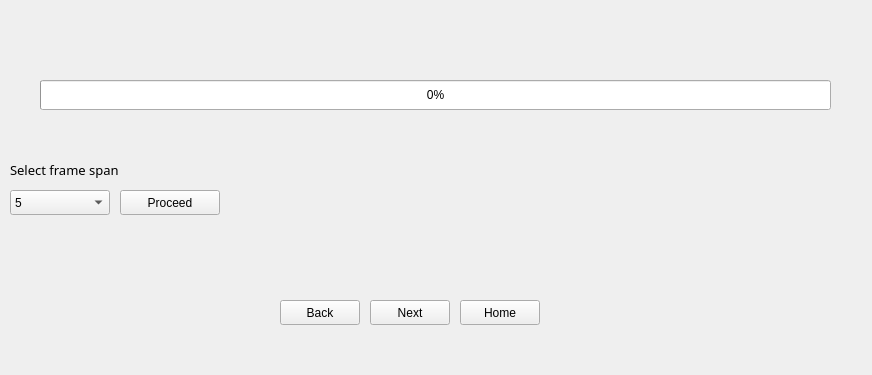
<?xml version="1.0" encoding="UTF-8"?>
<ui version="4.0">
 <class>SetSpanWin</class>
 <widget class="QMainWindow" name="SetSpanWin">
  <property name="geometry">
   <rect>
    <x>0</x>
    <y>0</y>
    <width>872</width>
    <height>375</height>
   </rect>
  </property>
  <property name="windowTitle">
   <string>Quick Cricket</string>
  </property>
  <property name="windowIcon">
   <iconset>
    <normaloff>../cricket.png</normaloff>../cricket.png</iconset>
  </property>
  <property name="autoFillBackground">
   <bool>false</bool>
  </property>
  <property name="styleSheet">
   <string notr="true"/>
  </property>
  <widget class="QWidget" name="centralwidget">
   <widget class="QProgressBar" name="progBar">
    <property name="geometry">
     <rect>
      <x>40</x>
      <y>80</y>
      <width>791</width>
      <height>30</height>
     </rect>
    </property>
    <property name="value">
     <number>0</number>
    </property>
    <property name="alignment">
     <set>Qt::AlignCenter</set>
    </property>
    <property name="textVisible">
     <bool>true</bool>
    </property>
    <property name="textDirection">
     <enum>QProgressBar::TopToBottom</enum>
    </property>
   </widget>
   <widget class="QComboBox" name="span_comboBox">
    <property name="geometry">
     <rect>
      <x>10</x>
      <y>190</y>
      <width>100</width>
      <height>25</height>
     </rect>
    </property>
    <property name="currentText">
     <string>5</string>
    </property>
    <property name="currentIndex">
     <number>0</number>
    </property>
    <item>
     <property name="text">
      <string>5</string>
     </property>
    </item>
    <item>
     <property name="text">
      <string>10</string>
     </property>
    </item>
    <item>
     <property name="text">
      <string>15</string>
     </property>
    </item>
    <item>
     <property name="text">
      <string>20</string>
     </property>
    </item>
    <item>
     <property name="text">
      <string>25</string>
     </property>
    </item>
    <item>
     <property name="text">
      <string>30</string>
     </property>
    </item>
   </widget>
   <widget class="QLabel" name="span_label">
    <property name="geometry">
     <rect>
      <x>10</x>
      <y>160</y>
      <width>120</width>
      <height>20</height>
     </rect>
    </property>
    <property name="font">
     <font>
      <family>Rockwell</family>
      <pointsize>10</pointsize>
     </font>
    </property>
    <property name="text">
     <string>Select frame span</string>
    </property>
   </widget>
   <widget class="QPushButton" name="btn_back">
    <property name="enabled">
     <bool>true</bool>
    </property>
    <property name="geometry">
     <rect>
      <x>280</x>
      <y>300</y>
      <width>80</width>
      <height>25</height>
     </rect>
    </property>
    <property name="text">
     <string>Back</string>
    </property>
   </widget>
   <widget class="QPushButton" name="btn_proceed">
    <property name="enabled">
     <bool>true</bool>
    </property>
    <property name="geometry">
     <rect>
      <x>120</x>
      <y>190</y>
      <width>100</width>
      <height>25</height>
     </rect>
    </property>
    <property name="text">
     <string>Proceed</string>
    </property>
   </widget>
   <widget class="QPushButton" name="btn_next">
    <property name="enabled">
     <bool>true</bool>
    </property>
    <property name="geometry">
     <rect>
      <x>370</x>
      <y>300</y>
      <width>80</width>
      <height>25</height>
     </rect>
    </property>
    <property name="text">
     <string>Next</string>
    </property>
   </widget>
   <widget class="QPushButton" name="btn_home">
    <property name="enabled">
     <bool>true</bool>
    </property>
    <property name="geometry">
     <rect>
      <x>460</x>
      <y>300</y>
      <width>80</width>
      <height>25</height>
     </rect>
    </property>
    <property name="text">
     <string>Home</string>
    </property>
   </widget>
   <widget class="QLabel" name="Frames_Label">
    <property name="geometry">
     <rect>
      <x>40</x>
      <y>50</y>
      <width>321</width>
      <height>21</height>
     </rect>
    </property>
    <property name="font">
     <font>
      <family>Rockwell</family>
      <pointsize>10</pointsize>
      <weight>75</weight>
      <bold>true</bold>
     </font>
    </property>
    <property name="text">
     <string/>
    </property>
   </widget>
   <widget class="QLabel" name="Frame_Label">
    <property name="geometry">
     <rect>
      <x>40</x>
      <y>50</y>
      <width>301</width>
      <height>31</height>
     </rect>
    </property>
    <property name="font">
     <font>
      <family>Rockwell</family>
      <pointsize>10</pointsize>
      <weight>50</weight>
      <bold>false</bold>
     </font>
    </property>
    <property name="text">
     <string/>
    </property>
   </widget>
  </widget>
 </widget>
 <resources/>
 <connections/>
</ui>
